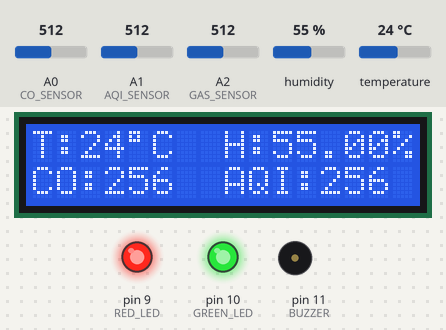
Recording of a sketch running on a simulated Arduino Uno, built with avr-gcc and run on an emulated ATmega328P. Shown: 16×2 character LCD, output pins drawn as LEDs (lit = HIGH), buzzer (waves = sounding, pin HIGH). Inputs (shaded band) come from the test bench; at power-on: A0 (CO_SENSOR) = 512, temperature 24 °C, A1 (AQI_SENSOR) = 512, humidity 55 %, A2 (GAS_SENSOR) = 512. What the sketch prints to the serial monitor is not drawn.

Above: at 4.2 s.
4.3 s: A0 (CO_SENSOR) set to 90
At 7.7 s:
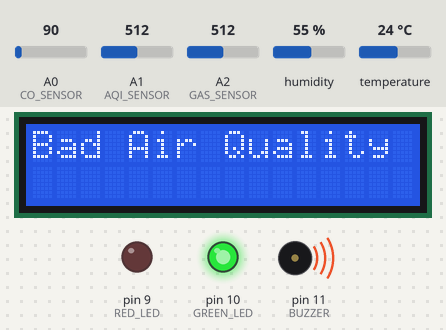
7.8 s: temperature set to 41 °C
At 10.6 s:
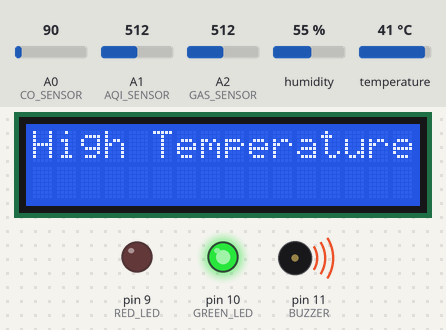
14.4 s: A1 (AQI_SENSOR) set to 716
At 17.8 s:
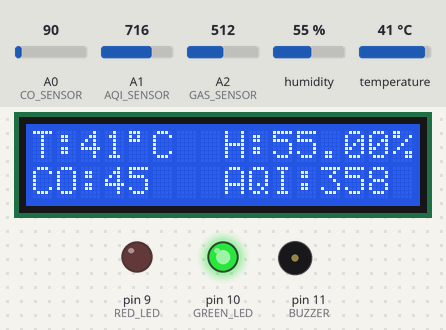
18.4 s: humidity set to 22 %
At 19.56 s:
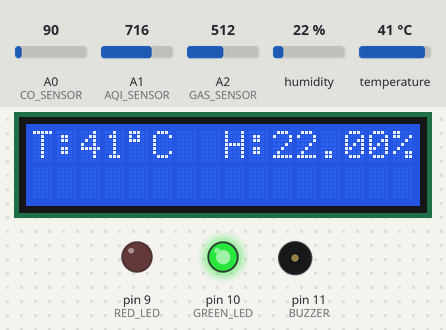
21.9 s: A0 (CO_SENSOR) set to 110
At 22.6 s:
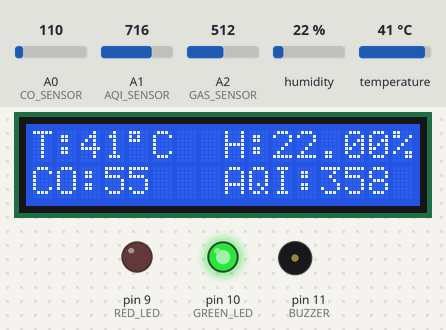
25.4 s: A1 (AQI_SENSOR) set to 992
At 28.7 s:
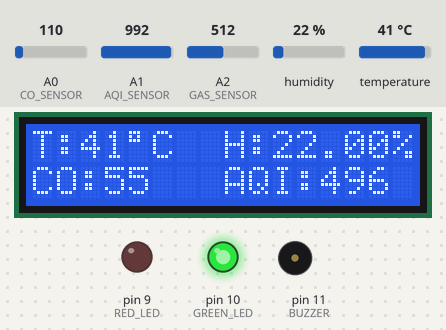
Timing chart, 0 to 30.3 s (numbered marks = the images above; inputs shaded):
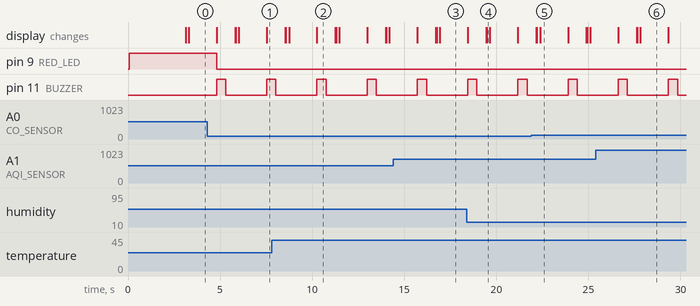

Measured:
- by itself, pin 11 (BUZZER): alternates HIGH for 0.50 s and LOW for 2.2 s
- what the display in image 2 shows lasts 1.0 s, from 10.3 s to 11.3 s
- what the display in image 5 shows lasts 1.5 s, from 22.4 s to 23.9 s

The sketch:

air_quality_monitoring.ino
```cpp
#include <Wire.h>
#include <LiquidCrystal_I2C.h>
#include <DHT.h>

// -------------------- LCD --------------------
LiquidCrystal_I2C lcd(0x27, 16, 2);

// -------------------- DHT11 --------------------
#define DHTPIN 7
#define DHTTYPE DHT11

DHT dht(DHTPIN, DHTTYPE);

// -------------------- Pin Definitions --------------------
#define CO_SENSOR A0
#define AQI_SENSOR A1
#define GAS_SENSOR A2

#define BUZZER 11
#define GREEN_LED 10
#define RED_LED 9

// -------------------- Setup --------------------
void setup()
{
  Serial.begin(9600);

  pinMode(CO_SENSOR, INPUT);
  pinMode(AQI_SENSOR, INPUT);
  pinMode(GAS_SENSOR, INPUT);

  pinMode(BUZZER, OUTPUT);
  pinMode(GREEN_LED, OUTPUT);
  pinMode(RED_LED, OUTPUT);

  lcd.init();
  lcd.backlight();

  digitalWrite(GREEN_LED, HIGH);
  digitalWrite(RED_LED, HIGH);

  dht.begin();

  // Welcome message
  lcd.setCursor(0, 0);
  lcd.print(" Air Quality ");

  lcd.setCursor(0, 1);
  lcd.print(" Monitoring ");

  Serial.println("Air Quality Monitoring System");

  delay(3000);

  lcd.clear();
}

// -------------------- Main Loop --------------------
void loop()
{
  // Read DHT11 values
  float h = dht.readHumidity();
  int t = dht.readTemperature();

  // Read sensor values
  int a = analogRead(CO_SENSOR);
  int b = analogRead(AQI_SENSOR);
  int c = analogRead(GAS_SENSOR);

  // -------------------- Temperature --------------------
  lcd.setCursor(0, 0);
  lcd.print("T:");
  lcd.print(t);
  lcd.print(char(223));
  lcd.print("C");

  Serial.print("Temperature: ");
  Serial.print(t);
  Serial.println(" C");

  // -------------------- Humidity --------------------
  lcd.setCursor(8, 0);
  lcd.print("H:");
  lcd.print(h);
  lcd.print("%");

  Serial.print("Humidity: ");
  Serial.print(h);
  Serial.println(" %");

  delay(150);

  // -------------------- CO --------------------
  lcd.setCursor(0, 1);
  lcd.print("CO:");
  lcd.print(a / 2);
  lcd.print(" ");

  Serial.print("CO: ");
  Serial.println(a / 2);

  // -------------------- AQI --------------------
  lcd.setCursor(8, 1);
  lcd.print("AQI:");
  lcd.print(b / 2);
  lcd.print(" ");

  Serial.print("AQI: ");
  Serial.println(b / 2);

  delay(1500);

  // -------------------- High CO Alert --------------------
  if (a / 2 > 100)
  {
    lcd.clear();

    lcd.setCursor(0, 0);
    lcd.print("High CO...");

    digitalWrite(BUZZER, HIGH);
    digitalWrite(GREEN_LED, HIGH);
    digitalWrite(RED_LED, LOW);

    delay(500);

    digitalWrite(BUZZER, LOW);

    delay(500);

    lcd.clear();
  }

  // -------------------- High Temperature Alert --------------------
  else if (t > 35)
  {
    lcd.clear();

    lcd.setCursor(0, 0);
    lcd.print("High Temperature");

    digitalWrite(BUZZER, HIGH);
    digitalWrite(GREEN_LED, HIGH);
    digitalWrite(RED_LED, LOW);

    delay(500);

    digitalWrite(BUZZER, LOW);

    delay(500);

    lcd.clear();
  }

  // -------------------- Bad Air Quality Alert --------------------
  else if (b / 2 > 70)
  {
    lcd.clear();

    lcd.setCursor(0, 0);
    lcd.print("Bad Air Quality");

    digitalWrite(BUZZER, HIGH);
    digitalWrite(GREEN_LED, HIGH);
    digitalWrite(RED_LED, LOW);

    delay(500);

    digitalWrite(BUZZER, LOW);

    delay(500);

    lcd.clear();
  }

  // -------------------- Normal Condition --------------------
  else
  {
    digitalWrite(GREEN_LED, LOW);
    digitalWrite(RED_LED, HIGH);
  }
}
```
